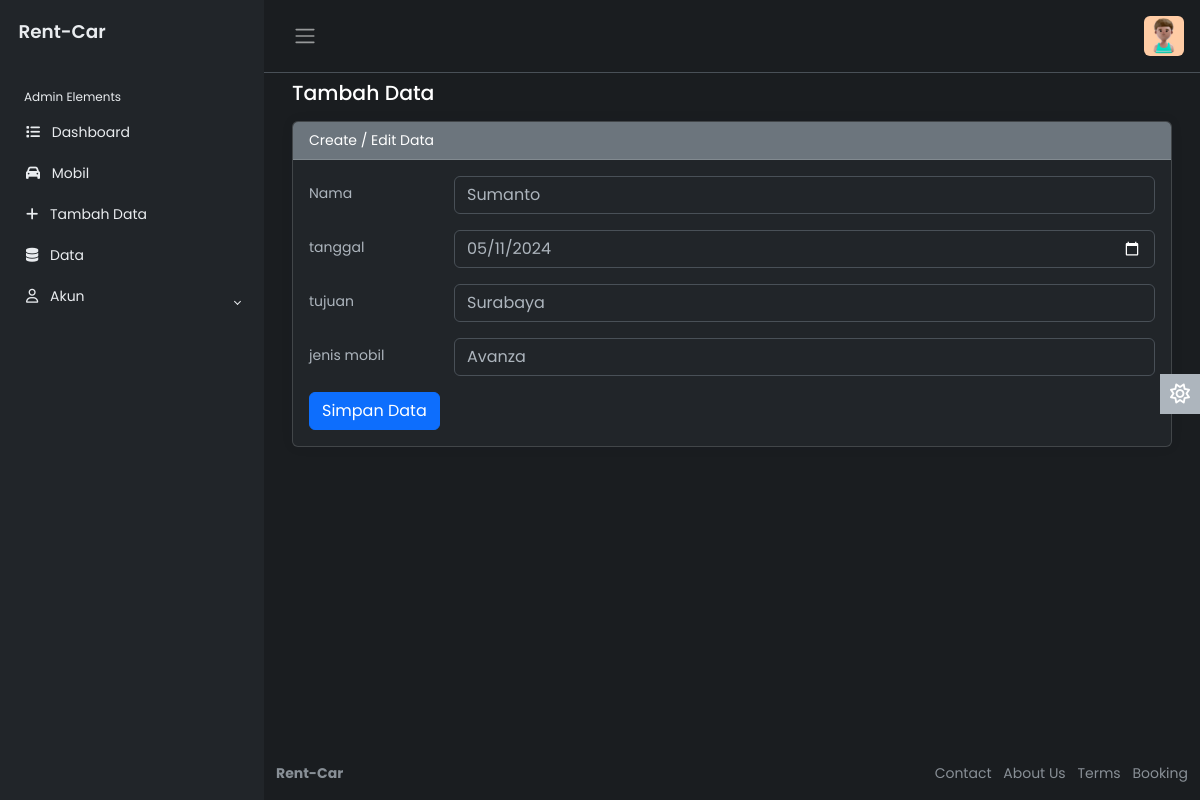
The app's page /tambah_data.php?op=edit&id_penyewa=24 with its own data.
### tables this page shows
CREATE TABLE `penyewa` (
  `id_penyewa` int(11) NOT NULL,
  `nama_penyewa` varchar(50) DEFAULT NULL,
  `tanggal` date DEFAULT NULL,
  `jenis_mobil` varchar(50) DEFAULT NULL,
  `tujuan` varchar(50) DEFAULT NULL
);

### tambah_data.php (the view, shortened to what this page needs)
<?php
$host       = "localhost";
$user       = "root";
$pass       = "";
$db         = "rentcar";
$koneksi    = mysqli_connect($host, $user, $pass, $db);
$nama        = "";
$tanggal       = "";
$tujuan     = "";
$jenis_mobil   = "";
$op = "";
if (isset($_GET['op'])) {
    $op = $_GET['op'];
} else {
    $op = "";
}
if ($op == 'edit') {
    $id         = $_GET['id_penyewa'];
    $sql1       = "select * from penyewa where id_penyewa = '$id'";
    $q1         = mysqli_query($koneksi, $sql1);
    $r1         = mysqli_fetch_array($q1);
    $nama        = $r1['nama_penyewa'];
    $tanggal       = $r1['tanggal'];
    $tujuan     = $r1['tujuan'];
    $jenis_mobil   = $r1['jenis_mobil'];
}
?>
<!DOCTYPE html>
<html lang="en" data-bs-theme="dark">
<head>
    <link rel="stylesheet" href="https://cdn.jsdelivr.net/npm/bootstrap@5.3.0-alpha2/dist/css/bootstrap.min.css">
    <link rel="stylesheet" href="css/style.css">
</head>
<body>
    <div class="wrapper">
        <aside id="sidebar" class="js-sidebar">
            <div class="h-100">
                <div class="sidebar-logo">
                    <a href="#">Rent-Car</a>
                </div>
                <ul class="sidebar-nav">
                    <li class="sidebar-header">
                        Admin Elements
                    </li>
                    <li class="sidebar-item">
                        <a href="index.php" class="sidebar-link">
                            <i class="fa-solid fa-list pe-2"></i>
                            Dashboard
                        </a>
                    </li>
                    <li class="sidebar-item">
                        <a href="mobil.php" class="sidebar-link">
                            <i class="fa-solid fa-car pe-2"></i>
                            Mobil
                        </a>
                    </li>
                    <li class="sidebar-item">
                        <a href="tambah_data.php" class="sidebar-link">
                            <i class="fa-solid fa-plus pe-2"></i>
                            Tambah Data
                        </a>
                    </li>
                    <li class="sidebar-item">
                        <a href="data.php" class="sidebar-link">
                            <i class="fa-solid fa-database pe-2"></i>
                            Data
                        </a>
                    </li>
                    <li class="sidebar-item">
                        <a href="#" class="sidebar-link collapsed" data-bs-target="#auth" data-bs-toggle="collapse"
                            aria-expanded="false"><i class="fa-regular fa-user pe-2"></i>
                            Akun
                        </a>
                    </li>
                </ul>
            </div>
        </aside>
        <div class="main">
            <nav class="navbar navbar-expand px-3 border-bottom">
                <button class="btn" id="sidebar-toggle" type="button">
                    <span class="navbar-toggler-icon"></span>
                </button>
                <div class="navbar-collapse navbar">
                    <ul class="navbar-nav">
                        <li class="nav-item dropdown">
                            <a href="#" data-bs-toggle="dropdown" class="nav-icon pe-md-0">
                                <img src="image/profile.jpg" class="avatar img-fluid rounded" alt="">
                            </a>
                        </li>
                    </ul>
                </div>
            </nav>
            <main class="content px-3 py-2">
                <div class="container-fluid">
                    <div class="mb-3">
                        <h4>Tambah Data</h4>
                    </div>
                    <div class="card">
                        <div class="card-header text-white bg-secondary">
                            Create / Edit Data
                        </div>
                        <div class="card-body">
                            <form action="" method="POST">
                                <div class="mb-3 row">
                                    <label for="nama" class="col-sm-2 col-form-label">Nama</label>
                                    <div class="col-sm-10">
                                        <input type="text" class="form-control" id="nama" name="nama_penyewa"
                                            value="<?php echo $nama ?>">
                                    </div>
                                </div>
                                <div class="mb-3 row">
                                    <label for="tanggal" class="col-sm-2 col-form-label">tanggal</label>
                                    <div class="col-sm-10">
                                        <input type="date" class="form-control" id="tanggal" name="tanggal"
                                            value="<?php echo $tanggal ?>">
                                    </div>
                                </div>
                                <div class="mb-3 row">
                                    <label for="tujuan" class="col-sm-2 col-form-label">tujuan</label>
                                    <div class="col-sm-10">
                                        <input type="text" class="form-control" id="tujuan" name="tujuan"
                                            value="<?php echo $tujuan ?>">
                                    </div>
                                </div>
                                <div class="mb-3 row">
                                    <label for="jenis_mobil" class="col-sm-2 col-form-label">jenis mobil</label>
                                    <div class="col-sm-10">
                                        <select class="form-control" name="jenis_mobil" id="jenis_mobil">
                                            <option value="avanza"
                                                <?php if ($jenis_mobil == "avanza") echo "selected" ?>>
                                                Avanza
                                            </option>
                                        </select>
                                    </div>
                                </div>
                                <div class="col-12">
                                    <input type="submit" name="simpan" value="Simpan Data" class="btn btn-primary" />
                                </div>
                            </form>
                        </div>
                    </div>
                </div>
            </main>
            <a href="#" class="theme-toggle">
                <i class="fa-regular fa-sun"></i>
            </a>
            <footer class="footer">
                <div class="container-fluid">
                    <div class="row text-muted">
                        <div class="col-6 text-start">
                            <p class="mb-0">
                                <a href="#" class="text-muted">
                                    <strong>Rent-Car</strong>
                                </a>
                            </p>
                        </div>
                        <div class="col-6 text-end">
                            <ul class="list-inline">
                                <li class="list-inline-item">
                                    <a href="#" class="text-muted">Contact</a>
                                </li>
                                <li class="list-inline-item">
                                    <a href="#" class="text-muted">About Us</a>
                                </li>
                                <li class="list-inline-item">
                                    <a href="#" class="text-muted">Terms</a>
                                </li>
                                <li class="list-inline-item">
                                    <a href="#" class="text-muted">Booking</a>
                                </li>
                            </ul>
                        </div>
                    </div>
                </div>
            </footer>
        </div>
    </div>
</body>
</html>

### css/style.css (style rules this page uses)
body { font-family: 'Poppins', sans-serif; font-size: 0.875rem; opacity: 1; overflow-y: scroll; margin: 0; }
a { cursor: pointer; text-decoration: none; font-family: 'Poppins', sans-serif; }
li { list-style: none; }
h4 { font-family: 'Poppins', sans-serif; font-size: 1.275rem; color: var(--bs-emphasis-color); }
.wrapper { align-items: stretch; display: flex; width: 100%; }
#sidebar { max-width: 264px; min-width: 264px; background: var(--bs-dark); transition: all 0.35s ease-in-out; }
.main { display: flex; flex-direction: column; min-height: 100vh; min-width: 0; overflow: hidden; transition: all 0.35s ease-in-out; width: 100%; background: var(--bs-dark-bg-subtle); }
.sidebar-logo { padding: 1.15rem; }
.sidebar-logo a { color: #e9ecef; font-size: 1.15rem; font-weight: 600; }
.sidebar-nav { flex-grow: 1; list-style: none; margin-bottom: 0; padding-left: 0; margin-left: 0; }
.sidebar-header { color: #e9ecef; font-size: .75rem; padding: 1.5rem 1.5rem .375rem; }
a.sidebar-link { padding: .625rem 1.625rem; color: #e9ecef; position: relative; display: block; font-size: 0.875rem; }
.sidebar-link[data-bs-toggle="collapse"]::after { border: solid; border-width: 0 .075rem .075rem 0; content: ""; display: inline-block; padding: 2px; position: absolute; right: 1.5rem; top: 1.4rem; transform: rotate(-135deg); transition: all .2s ease-out; }
.sidebar-link[data-bs-toggle="collapse"].collapsed::after { transform: rotate(45deg); transition: all .2s ease-out; }
.avatar { height: 40px; width: 40px; }
.navbar-expand .navbar-nav { margin-left: auto; }
.content { flex: 1; max-width: 100vw; width: 100vw; }
@media (min-width:768px) { .content { max-width: auto; width: auto; } }
.card { box-shadow: 0 0 .875rem 0 rgba(34, 46, 60, .05); margin-bottom: 24px; }
.theme-toggle { position: fixed; top: 50%; transform: translateY(-65%); text-align: center; z-index: 10; right: 0; left: auto; border: none; background-color: var(--bs-body-color); }
html[data-bs-theme="dark"] .theme-toggle .fa-sun, html[data-bs-theme="light"] .theme-toggle .fa-moon { cursor: pointer; padding: 10px; display: block; font-size: 1.25rem; color: #FFF; }

### records on screen
penyewa: nama_penyewa "Sumanto", tanggal "05/11/2024", tujuan "Surabaya", jenis_mobil "Avanza"
